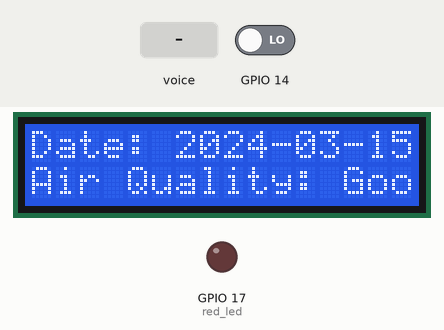
Simulated run of this program. Board: Raspberry Pi (BCM pin numbers). Parts: 16×2 character LCD, output pins drawn as LEDs (lit = HIGH). The inputs (shaded band) are chosen by the test bench; at power-on: GPIO 14 LOW. The clock reads 2024-03-15 10:24:30 at power-on unless the program sets it; speech is recognised word for word in 0.5 s; what the program prints to the terminal is not drawn. At 3.6 s the program stops and its outputs stay as they are.

Above: at 1.2 s.
1.3 s: "exit" is said to the microphone
At 2.4 s:
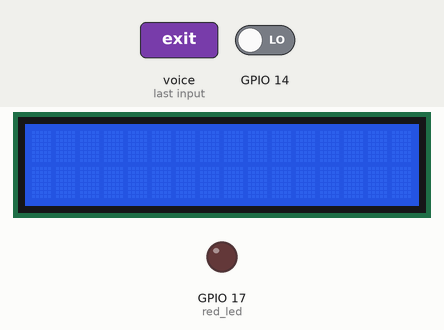
At 4.3 s:
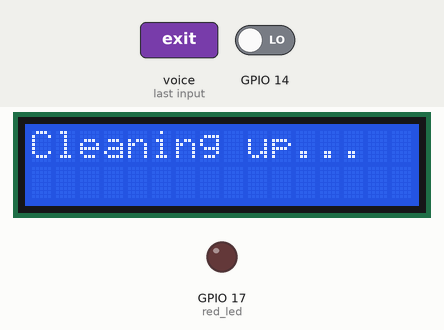
Timing chart, 0 to 5.1 s (numbered marks = the images above; inputs shaded):
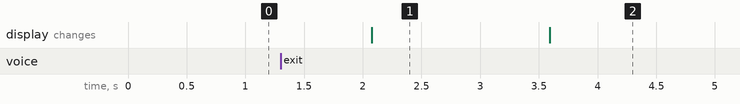

Measured:
- after the input at 1.3 s, the display: first differs from a run without the input after 2.3 s (image 2)
- what the display in image 1 shows lasts 1.5 s, from 2.1 s to 3.6 s

The program:

main.py
```python
import speech_recognition as sr
import Adafruit_CharLCD as LCD
import RPi.GPIO as GPIO
from datetime import date
from gpiozero import LED
from time import sleep
import pygame

# File paths for audio
sleeping_music = "/home/pi/sleeping_music.mp3"
turn_on = "/home/pi/on.mp3"
turn_off = "/home/pi/off.mp3"

# Initialize audio
pygame.mixer.init()
speaker_volume = 0.5
pygame.mixer.music.set_volume(speaker_volume)

# GPIO Setup
GPIO.setmode(GPIO.BCM)
GPIO.setup(14, GPIO.IN)

# LCD setup (modify pins as per your circuit)
lcd1 = 2
lcd2 = 3
lcd3 = 27
lcd4 = 22
lcd5 = 10
lcd6 = 9
lcd = LCD.Adafruit_CharLCD(lcd1, lcd2, lcd3, lcd4, lcd5, lcd6, 0, 16, 2)

# Date
today_date = date.today()

# LED Setup
red_led = LED(17)

# Speech recognizer
recognizer = sr.Recognizer()
mic = sr.Microphone()

print("System initialized. Listening...")

try:
    while True:
        # Display air quality status based on GPIO input
        if GPIO.input(14):
            lcd.clear()
            lcd.message("Date: " + str(today_date))
            lcd.message("\nAir Quality: Bad")
        else:
            lcd.clear()
            lcd.message("Date: " + str(today_date))
            lcd.message("\nAir Quality: Good")
        sleep(2)
        lcd.clear()

        # Voice command block
        with mic as source:
            print("Listening for command...")
            audio = recognizer.listen(source)

        try:
            words = recognizer.recognize_google(audio).lower()
            print("You said:", words)

            if "turn on" in words:
                print("Turning red LED on")
                pygame.mixer.music.load(turn_on)
                pygame.mixer.music.play()
                red_led.on()

            elif "turn off" in words:
                print("Turning red LED off")
                pygame.mixer.music.load(turn_off)
                pygame.mixer.music.play()
                red_led.off()

            elif "music on" in words:
                print("Playing sleeping music")
                pygame.mixer.music.load(sleeping_music)
                pygame.mixer.music.play()

            elif "music off" in words:
                print("Stopping music")
                pygame.mixer.music.stop()

            elif "exit" in words:
                print("Exiting program...")
                sleep(1)
                print("Goodbye!")
                break

        except sr.UnknownValueError:
            print("Could not understand audio.")
        except sr.RequestError:
            print("Could not request results from Google Speech Recognition service.")

except KeyboardInterrupt:
    print("Interrupted by user.")

finally:
    lcd.clear()
    lcd.message("Cleaning up...")
    GPIO.cleanup()
    print("GPIO cleaned up.")
```
